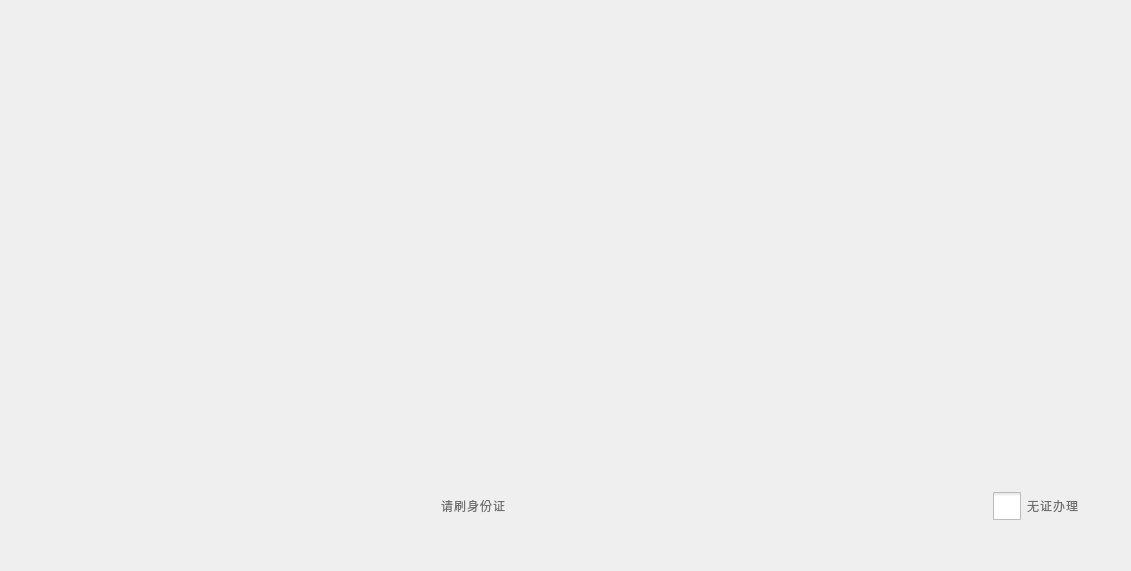
<?xml version="1.0" encoding="UTF-8"?>
<ui version="4.0">
 <class>ReadIDCard</class>
 <widget class="QWidget" name="ReadIDCard">
  <property name="geometry">
   <rect>
    <x>0</x>
    <y>0</y>
    <width>1131</width>
    <height>571</height>
   </rect>
  </property>
  <property name="windowTitle">
   <string>Form</string>
  </property>
  <layout class="QVBoxLayout" name="verticalLayout">
   <item>
    <spacer name="verticalSpacer">
     <property name="orientation">
      <enum>Qt::Vertical</enum>
     </property>
     <property name="sizeType">
      <enum>QSizePolicy::Fixed</enum>
     </property>
     <property name="sizeHint" stdset="0">
      <size>
       <width>20</width>
       <height>20</height>
      </size>
     </property>
    </spacer>
   </item>
   <item>
    <layout class="QHBoxLayout" name="horizontalLayout_2" stretch="0,1,0">
     <item>
      <spacer name="horizontalSpacer_3">
       <property name="orientation">
        <enum>Qt::Horizontal</enum>
       </property>
       <property name="sizeHint" stdset="0">
        <size>
         <width>40</width>
         <height>20</height>
        </size>
       </property>
      </spacer>
     </item>
     <item>
      <widget class="QLabel" name="label_Swipecard">
       <property name="minimumSize">
        <size>
         <width>600</width>
         <height>400</height>
        </size>
       </property>
       <property name="styleSheet">
        <string notr="true"/>
       </property>
       <property name="text">
        <string/>
       </property>
      </widget>
     </item>
     <item>
      <spacer name="horizontalSpacer_4">
       <property name="orientation">
        <enum>Qt::Horizontal</enum>
       </property>
       <property name="sizeHint" stdset="0">
        <size>
         <width>40</width>
         <height>20</height>
        </size>
       </property>
      </spacer>
     </item>
    </layout>
   </item>
   <item>
    <spacer name="verticalSpacer_3">
     <property name="orientation">
      <enum>Qt::Vertical</enum>
     </property>
     <property name="sizeType">
      <enum>QSizePolicy::Fixed</enum>
     </property>
     <property name="sizeHint" stdset="0">
      <size>
       <width>20</width>
       <height>20</height>
      </size>
     </property>
    </spacer>
   </item>
   <item>
    <layout class="QHBoxLayout" name="horizontalLayout_4" stretch="1,1,1">
     <item>
      <spacer name="horizontalSpacer">
       <property name="orientation">
        <enum>Qt::Horizontal</enum>
       </property>
       <property name="sizeType">
        <enum>QSizePolicy::Fixed</enum>
       </property>
       <property name="sizeHint" stdset="0">
        <size>
         <width>248</width>
         <height>20</height>
        </size>
       </property>
      </spacer>
     </item>
     <item>
      <layout class="QHBoxLayout" name="horizontalLayout_3">
       <item>
        <spacer name="horizontalSpacer_6">
         <property name="orientation">
          <enum>Qt::Horizontal</enum>
         </property>
         <property name="sizeHint" stdset="0">
          <size>
           <width>40</width>
           <height>20</height>
          </size>
         </property>
        </spacer>
       </item>
       <item>
        <widget class="QLabel" name="label_Notify">
         <property name="maximumSize">
          <size>
           <width>16777215</width>
           <height>80</height>
          </size>
         </property>
         <property name="styleSheet">
          <string notr="true">font-weight: normal;
line-height: 49px;
letter-spacing: 1px;
color: #707070;
font:42px &quot;思源黑体 CN Medium&quot;;
border-radius: 24px;</string>
         </property>
         <property name="text">
          <string>请刷身份证</string>
         </property>
         <property name="alignment">
          <set>Qt::AlignCenter</set>
         </property>
        </widget>
       </item>
       <item>
        <spacer name="horizontalSpacer_5">
         <property name="orientation">
          <enum>Qt::Horizontal</enum>
         </property>
         <property name="sizeHint" stdset="0">
          <size>
           <width>40</width>
           <height>20</height>
          </size>
         </property>
        </spacer>
       </item>
      </layout>
     </item>
     <item>
      <layout class="QHBoxLayout" name="horizontalLayout">
       <item>
        <spacer name="horizontalSpacer_2">
         <property name="orientation">
          <enum>Qt::Horizontal</enum>
         </property>
         <property name="sizeHint" stdset="0">
          <size>
           <width>40</width>
           <height>20</height>
          </size>
         </property>
        </spacer>
       </item>
       <item>
        <widget class="QCheckBox" name="checkBox_WithoutIDCard">
         <property name="styleSheet">
          <string notr="true">QCheckBox::indicator {width: 28px;height: 28px;}
QCheckBox{
font-weight: normal;
line-height: 49px;
letter-spacing: 1px;
color: #707070;
font:42px &quot;思源黑体 CN Medium&quot;;
border-radius: 24px;
}</string>
         </property>
         <property name="text">
          <string>无证办理</string>
         </property>
        </widget>
       </item>
       <item>
        <spacer name="horizontalSpacer_7">
         <property name="orientation">
          <enum>Qt::Horizontal</enum>
         </property>
         <property name="sizeType">
          <enum>QSizePolicy::Fixed</enum>
         </property>
         <property name="sizeHint" stdset="0">
          <size>
           <width>40</width>
           <height>20</height>
          </size>
         </property>
        </spacer>
       </item>
      </layout>
     </item>
    </layout>
   </item>
   <item>
    <spacer name="verticalSpacer_2">
     <property name="orientation">
      <enum>Qt::Vertical</enum>
     </property>
     <property name="sizeType">
      <enum>QSizePolicy::Fixed</enum>
     </property>
     <property name="sizeHint" stdset="0">
      <size>
       <width>20</width>
       <height>40</height>
      </size>
     </property>
    </spacer>
   </item>
  </layout>
 </widget>
 <resources/>
 <connections/>
</ui>
